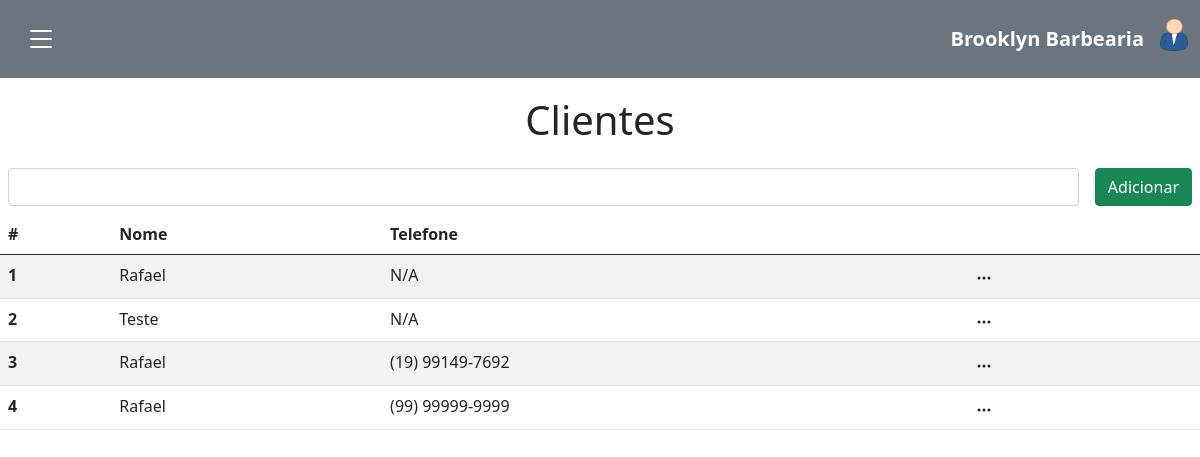
The app's page /admin/page/cliente.php (signed in) with its own data.
### tables this page shows
CREATE TABLE IF NOT EXISTS `cad_usuario` (
`usu_id` int NOT NULL AUTO_INCREMENT,
`usu_nome` varchar(255) NOT NULL ,
`usu_telefone` varchar(33) NOT NULL ,
`usu_email` varchar(355) NOT NULL ,
`usu_senha` varchar(355) NOT NULL ,
`usu_dthratualizacao` timestamp DEFAULT NULL ,
`usu_dthrinclusao` timestamp DEFAULT CURRENT_TIMESTAMP ,
`usu_ativo` int DEFAULT 1 ,
PRIMARY KEY (`usu_id`)
);

### admin/page/cliente.php (the view, shortened to what this page needs)
<!DOCTYPE html>
<html lang="pt-br">
<head>
  <link href="https://cdn.jsdelivr.net/npm/bootstrap@5.0.2/dist/css/bootstrap.min.css" rel="stylesheet">
</head>
<body>
  <?php require_once('menu.php'); ?>
  <?php
  $sql = "SELECT * FROM cad_usuario WHERE usu_ativo = 1";
  $query = mysqli_query($connection, $sql);
  ?>
  <h1 class="text-center mb-3" style="margin-top: 96px;">Clientes</h1>
  <div class="d-flex justify-content-end gap-3 p-2">
    <input type="text" class="form-control">
    <button class="btn btn-success" data-bs-toggle="modal" data-bs-target="#adicionarModal">Adicionar</button>
  </div>
  <table class="table table-striped">
    <thead>
      <tr>
        <th scope="col">#</th>
        <th scope="col">Nome</th>
        <th scope="col">Telefone</th>
        <th scope="col"></th>
      </tr>
    </thead>
    <tbody>
      <?php while ($dados = mysqli_fetch_array($query)) { ?>
        <tr>
          <th scope="row"><?php echo $dados['usu_id']; ?></th>
          <td><?php echo $dados['usu_nome']; ?></td>
          <td><?php echo (!empty($dados['usu_telefone'])) ? $dados['usu_telefone'] : 'N/A'; ?></td>
          <td>
            <button class="btn btn-transparent pt-0 pb-0" type="button" id="dropdownMenuButton1" data-bs-toggle="dropdown" aria-expanded="false">
              <svg xmlns="http://www.w3.org/2000/svg" width="16" height="16" fill="currentColor" class="bi bi-three-dots" viewBox="0 0 16 16">
                <path d="M3 9.5a1.5 1.5 0 1 1 0-3 1.5 1.5 0 0 1 0 3m5 0a1.5 1.5 0 1 1 0-3 1.5 1.5 0 0 1 0 3m5 0a1.5 1.5 0 1 1 0-3 1.5 1.5 0 0 1 0 3" />
              </svg>
            </button>
          </td>
        </tr>
      <?php } ?>
    </tbody>
  </table>
</body>
</html>

### records on screen
cad_usuario: usu_id "1", usu_nome "Rafael", usu_telefone "N/A"
cad_usuario: usu_id "2", usu_nome "Teste", usu_telefone "N/A"
cad_usuario: usu_id "3", usu_nome "Rafael", usu_telefone "(19) 99149-7692"
cad_usuario: usu_id "4", usu_nome "Rafael", usu_telefone "(99) 99999-9999"
